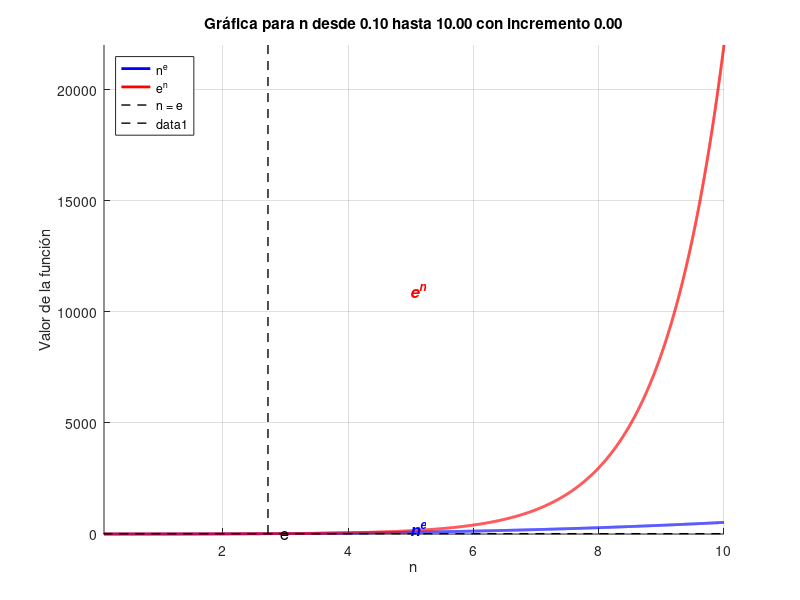

MATLAB code to generate this figure:
% Leer el archivo de configuración
fileID = fopen('config.txt', 'r');
if fileID == -1
    error('No se pudo abrir config.txt');
end

% Leer los valores desde el archivo
params = fscanf(fileID, '%f %f %f');
fclose(fileID);

% Extraer valores
n_inicio = params(1);
n_fin = params(2);
incremento = params(3);

% Verificar que los valores sean correctos
if n_inicio <= 0 || n_fin <= n_inicio || incremento <= 0
    error('Valores inválidos en config.txt. Asegúrate de que n_inicio > 0, n_fin > n_inicio y incremento > 0.');
end

% Generar valores de n según las condiciones especificadas
n_values = n_inicio:incremento:n_fin;

% Inicializar los vectores de funciones
f_n_e = zeros(size(n_values));
f_e_n = zeros(size(n_values));

% Calcular los valores de las funciones para cada n
for i = 1:length(n_values)
    f_n_e(i) = n_values(i)^exp(1); % n^e
    f_e_n(i) = exp(n_values(i)); % e^n
end

% Crear la figura
figure;
hold on;

% Graficar la función n^e en azul
plot(n_values, f_n_e, 'b-', 'LineWidth', 2, 'DisplayName', 'n^e');

% Graficar la función e^n en rojo
plot(n_values, f_e_n, 'r-', 'LineWidth', 2, 'DisplayName', 'e^n');

% Dibujar líneas de referencia en n = e
e_value = exp(1);
plot([e_value e_value], [0 max(f_e_n)], 'k--', 'LineWidth', 1, 'DisplayName', 'n = e');
plot([0 max(n_values)], [f_e_n(find(n_values >= e_value, 1)) f_e_n(find(n_values >= e_value, 1))], 'k--', 'LineWidth', 1);

% Etiquetas de referencia
text(e_value + 0.2, -1, 'e', 'FontSize', 12, 'Color', 'k');
text(n_values(end)/2, max(f_n_e)/2, 'n^e', 'FontSize', 12, 'Color', 'b', 'FontAngle', 'italic', 'FontWeight', 'bold');
text(n_values(end)/2, max(f_e_n)/2, 'e^n', 'FontSize', 12, 'Color', 'r', 'FontAngle', 'italic', 'FontWeight', 'bold');

% Configuración de la gráfica
xlabel('n');
ylabel('Valor de la función');
title(sprintf('Gráfica para n desde %.2f hasta %.2f con incremento %.2f', n_inicio, n_fin, incremento));
legend('Location', 'northwest');
grid on;

% Ajustar los límites del eje
axis([n_inicio n_fin 0 max(f_e_n)]);

hold off;

% Guardar la gráfica
saveas(gcf, 'grafica_condiciones.png');

disp('Gráfica generada y guardada como grafica_condiciones.png');
